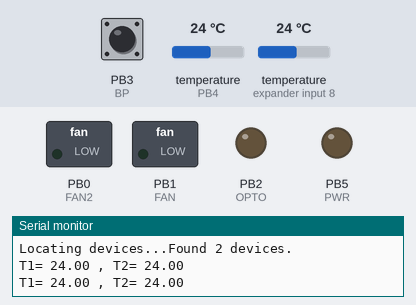
The program below on a simulated ATtiny85, built with avr-gcc and run on an emulated ATtiny85. Parts: switched loads named in the program (green lamp = pin HIGH), output pins drawn as LEDs (lit = HIGH), the last lines printed to the serial monitor. Inputs (shaded band) come from the test bench; at power-on: PB3 (BP) HIGH, temperature (sensors on PB4, expander input 8) 24 °C.

Above: at 2.4 s.
2.5 s: PB3 (BP) pulled LOW for 1.05 s
At 3.3 s:
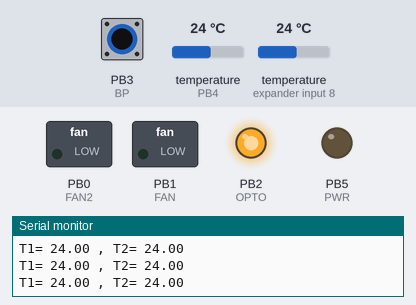
5.0 s: PB3 (BP) pulled LOW for 3.2 s
At 9.7 s:
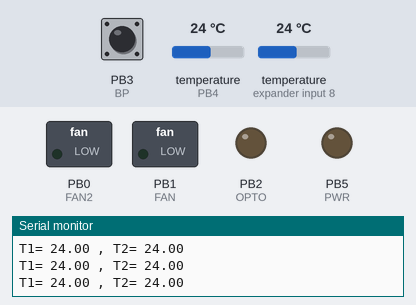
Timing chart, 0 to 11.2 s (numbered marks = the images above; inputs shaded):
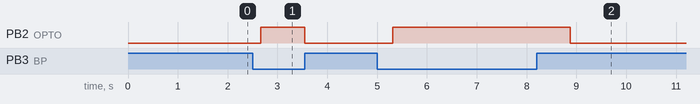

Measured:
- after the input at 2.5 s, PB2 (OPTO): LOW → HIGH after 0.16 s, → LOW 0.89 s later
- after the input at 5.0 s, PB2 (OPTO): LOW → HIGH after 0.31 s, → LOW 3.6 s later

The program:

main.cpp
```cpp
#include <Arduino.h>
#include <OneWire.h>
#include <DallasTemperature.h>
// Modification des bytes d'horloge
const byte OC1A_PIN = 9;
const byte OC1B_PIN = 10;

const word PWM_FREQ_HZ = 20000; //Adjust this value to adjust the frequency
const word TCNT1_TOP = 16000000/(2*PWM_FREQ_HZ);

int deviceCount = 0;
float tempC;
// I/O settings
#define ONE_WIRE_BUS 4
#define FAN2 0
#define FAN 1
#define OPTO 2
#define BP 3
#define PWR 5
#define GND 7

//________________
OneWire oneWire(ONE_WIRE_BUS);
DallasTemperature sensors(&oneWire);

//Variables
float T1 = 0;
float T2 = 0;

//Ajustable
float Temp1 = 30;
float Temp2 = 80;

void setup() {
  pinMode (FAN,OUTPUT);
  pinMode (FAN2,OUTPUT);
  pinMode (OPTO,OUTPUT);
  pinMode (BP,INPUT);
  pinMode (PWR,OUTPUT);
  pinMode(GND,OUTPUT);
  digitalWrite(GND,LOW);
  digitalWrite(BP,HIGH); //Activation Pull-Up Bouton
  sensors.begin(); //Activation Capteurs
  //Debug Atmega328p Arduino Nano
  Serial.begin(9600);
  Serial.print("Locating devices...");
  Serial.print("Found ");
  deviceCount = sensors.getDeviceCount();
  Serial.print(deviceCount, DEC);
  Serial.println(" devices.");
  Serial.println("");
 //_____________________

  //deviceCount = sensors.getDeviceCount();
}

void loop() {

//bouton
int BP_State = digitalRead(BP);

if(BP_State == LOW){
  digitalWrite(OPTO,HIGH);
  delay(10); //anti rebond virtuel
}
else{
  digitalWrite(OPTO,LOW);
}
//______________


//Aquisition Temp
sensors.requestTemperatures();
T1 = sensors.getTempCByIndex(0);
T2 = sensors.getTempCByIndex(1);
Serial.print("T1= ");
Serial.print(T1);
Serial.print(" , T2= ");
Serial.println(T2);
//______________

//FAN Temps régulation
if (T1==-127)
{
 digitalWrite(13,HIGH);
}
else if (T2==-127)
{
  digitalWrite(13,HIGH);
}
else
{
  digitalWrite(13,LOW);
}


delay(100);

}
```
